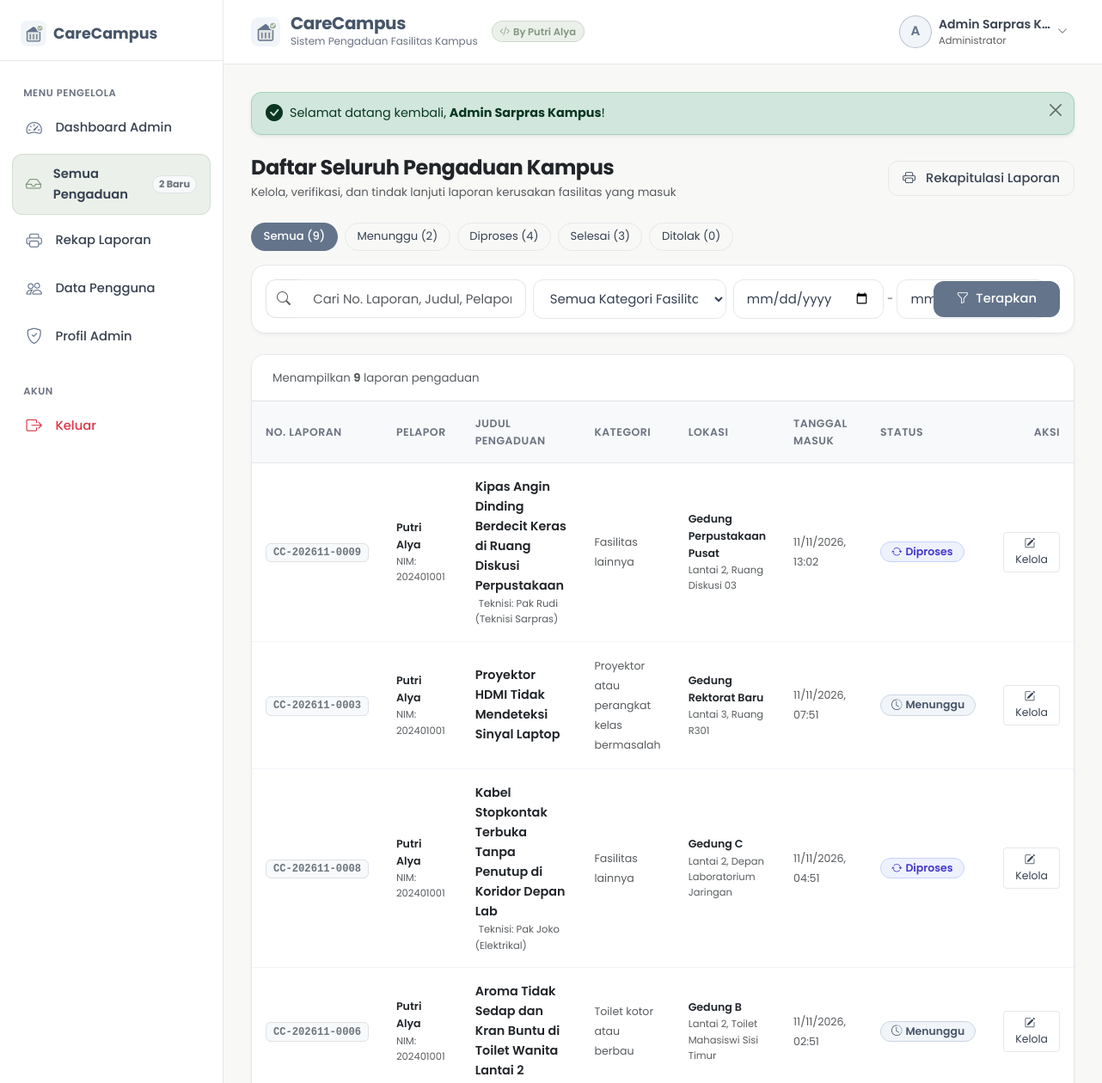
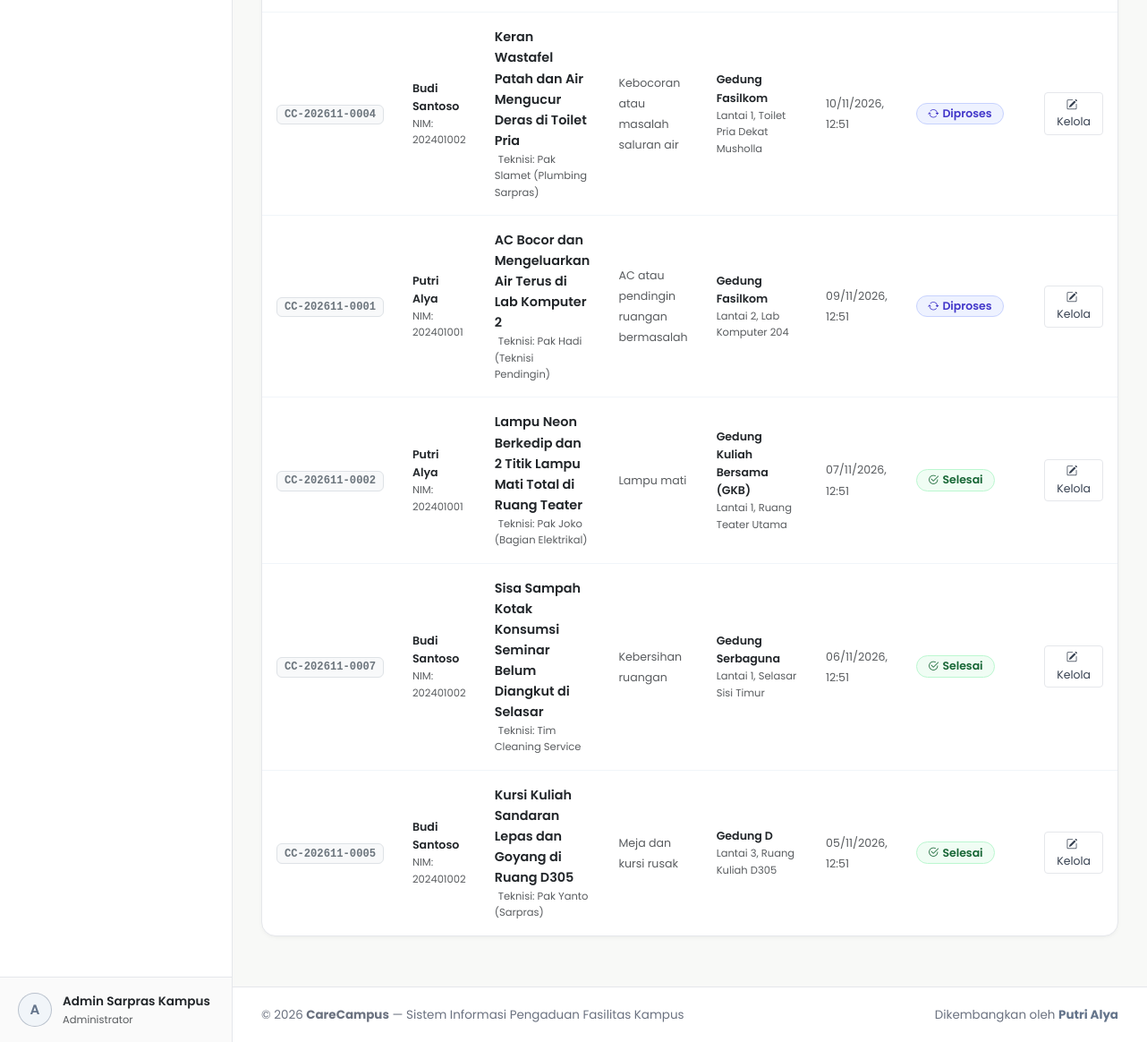
The app's page /admin/pengaduan.php (signed in) with its own data (2 pictures, top to bottom).
### tables this page shows
CREATE TABLE `users` (
  `id` int(11) NOT NULL AUTO_INCREMENT,
  `nama` varchar(100) NOT NULL,
  `nim` varchar(30) DEFAULT NULL,
  `email` varchar(100) NOT NULL,
  `password` varchar(255) NOT NULL,
  `role` enum('admin','mahasiswa') NOT NULL DEFAULT 'mahasiswa',
  `prodi` varchar(100) DEFAULT NULL,
  `no_telp` varchar(20) DEFAULT NULL,
  `created_at` timestamp NOT NULL DEFAULT current_timestamp(),
  `updated_at` timestamp NOT NULL DEFAULT current_timestamp() ON UPDATE current_timestamp(),
  PRIMARY KEY (`id`),
  UNIQUE KEY `email` (`email`)
);

CREATE TABLE `complaints` (
  `id` int(11) NOT NULL AUTO_INCREMENT,
  `nomor_laporan` varchar(30) NOT NULL,
  `user_id` int(11) NOT NULL,
  `judul` varchar(150) NOT NULL,
  `kategori` varchar(100) NOT NULL,
  `lokasi` varchar(100) NOT NULL,
  `detail_lokasi` varchar(150) NOT NULL,
  `deskripsi` text NOT NULL,
  `foto` varchar(255) DEFAULT NULL,
  `status` enum('Menunggu','Diproses','Selesai','Ditolak') NOT NULL DEFAULT 'Menunggu',
  `catatan_admin` text DEFAULT NULL,
  `petugas` varchar(100) DEFAULT NULL,
  `created_at` timestamp NOT NULL DEFAULT current_timestamp(),
  `updated_at` timestamp NOT NULL DEFAULT current_timestamp() ON UPDATE current_timestamp(),
  PRIMARY KEY (`id`),
  UNIQUE KEY `nomor_laporan` (`nomor_laporan`),
  KEY `fk_complaints_user` (`user_id`),
  CONSTRAINT `fk_complaints_user` FOREIGN KEY (`user_id`) REFERENCES `users` (`id`) ON DELETE CASCADE
);

### admin/pengaduan.php (the view, shortened to what the rows shown need)
<?php
require_once dirname(__DIR__) . '/config/session.php';
require_admin();
$pdo = get_db();
$sql = "
    SELECT c.*, u.nama as nama_pelapor, u.nim as nim_pelapor, u.prodi as prodi_pelapor
    FROM complaints c
    JOIN users u ON c.user_id = u.id
    WHERE 1=1
";
$params = [];
$sql .= " ORDER BY c.created_at DESC";
$stmt = $pdo->prepare($sql);
$stmt->execute($params);
$complaints = $stmt->fetchAll();
require dirname(__DIR__) . '/includes/header.php';
?>
<div class="app-wrapper">
  <?php require dirname(__DIR__) . '/includes/sidebar.php'; ?>
  <div class="main-content">
    <?php require dirname(__DIR__) . '/includes/navbar.php'; ?>
    <div class="content-body">
      <div class="d-flex flex-column flex-sm-row justify-content-between align-items-sm-center gap-3 mb-4">
        <div>
          <h2 class="h4 fw-bold mb-1 text-dark">Daftar Seluruh Pengaduan Kampus</h2>
        </div>
      </div>
      <div class="custom-card p-0 overflow-hidden mb-4">
        <?php if (empty($complaints)): ?>
          <div class="text-center py-5 px-3">
            <div class="d-inline-flex align-items-center justify-content-center p-3 rounded-circle mb-3" style="background-color: var(--primary-light);">
              <i class="bi bi-inbox fs-2" style="color: var(--primary);"></i>
            </div>
            <h4 class="h6 fw-semibold text-dark mb-1">Tidak Ada Laporan yang Sesuai</h4>
            <p class="text-muted small mb-0">Coba ubah kata kunci atau bersihkan kriteria filter pencarian Anda.</p>
          </div>
        <?php else: ?>
          <div class="table-responsive">
            <table class="custom-table mb-0">
              <thead>
                <tr>
                  <th style="width: 130px;">No. Laporan</th>
                  <th>Pelapor</th>
                  <th>Judul Pengaduan</th>
                  <th>Kategori</th>
                  <th>Lokasi</th>
                  <th>Tanggal Masuk</th>
                  <th>Status</th>
                  <th class="text-end" style="width: 100px;">Aksi</th>
                </tr>
              </thead>
              <tbody>
                <?php foreach ($complaints as $c): ?>
                  <tr>
                    <td>
                      <span class="badge bg-light text-secondary border font-monospace" style="font-size: 0.76rem;">
                        <?= e($c['nomor_laporan']) ?>
                      </span>
                    </td>
                    <td>
                      <div class="fw-semibold text-dark small"><?= e($c['nama_pelapor']) ?></div>
                      <div class="text-muted" style="font-size: 0.72rem;">NIM: <?= e($c['nim_pelapor']) ?></div>
                    </td>
                    <td>
                      <a href="<?= base_url('admin/detail-pengaduan.php?id=' . $c['id']) ?>" class="fw-semibold text-dark text-decoration-none d-block">
                        <?= e($c['judul']) ?>
                      </a>
                      <?php if (!empty($c['petugas'])): ?>
                        <small class="text-muted d-block" style="font-size: 0.72rem;">
                          <i class="bi bi-person-wrench me-1 text-primary"></i>Teknisi: <?= e($c['petugas']) ?>
                        </small>
                      <?php endif; ?>
                    </td>
                    <td>
                      <span class="small text-muted"><?= e($c['kategori']) ?></span>
                    </td>
                    <td>
                      <div class="small fw-semibold text-dark"><?= e($c['lokasi']) ?></div>
                      <div class="text-muted" style="font-size: 0.72rem;"><?= e($c['detail_lokasi']) ?></div>
                    </td>
                    <td>
                      <span class="small text-muted"><?= date('d/m/Y, H:i', strtotime($c['created_at'])) ?></span>
                    </td>
                    <td>
                      <?= status_badge($c['status']) ?>
                    </td>
                    <td class="text-end">
                      <a href="<?= base_url('admin/detail-pengaduan.php?id=' . $c['id']) ?>" class="btn btn-sm btn-outline-custom py-1 px-2" style="font-size: 0.78rem;" title="Lihat & Proses Laporan">
                        <i class="bi bi-pencil-square me-1"></i>Kelola
                      </a>
                    </td>
                  </tr>
                <?php endforeach; ?>
              </tbody>
            </table>
          </div>
        <?php endif; ?>
      </div>
    </div>
    <?php require dirname(__DIR__) . '/includes/footer.php'; ?>
</body>
</html>

### includes/sidebar.php (shortened to what the rows shown need)
<?php
$user = current_user();
?>
<aside class="sidebar-wrapper">
  <div class="sidebar-footer">
    <div class="user-profile-badge">
      <div class="user-avatar-circle <?= ($user && $user['role'] === 'admin') ? 'admin' : '' ?>">
        <?= $user ? strtoupper(substr($user['nama'], 0, 1)) : 'U' ?>
      </div>
      <div class="overflow-hidden">
        <div class="fw-semibold text-truncate text-dark" style="font-size: 0.85rem;">
          <?= $user ? e($user['nama']) : 'Tamu' ?>
        </div>
        <div class="text-muted text-truncate" style="font-size: 0.72rem;">
          <?= $user ? ($user['role'] === 'admin' ? 'Administrator' : e($user['prodi'] ?? 'Mahasiswa')) : '' ?>
        </div>
      </div>
    </div>
  </div>
</aside>

### includes/navbar.php (shortened to what the rows shown need)
<?php
$user = current_user();
?>
<header class="top-navbar">
  <div class="d-flex align-items-center gap-3">
    <a href="<?= is_admin() ? base_url('admin/index.php') : base_url('mahasiswa/index.php') ?>" class="navbar-brand-text">
      <div>
        <h1 class="brand-title">CareCampus</h1>
      </div>
    </a>
  </div>
  <div class="d-flex align-items-center gap-3">
    <?php if ($user): ?>
      <div class="dropdown">
        <button class="btn btn-outline-custom d-flex align-items-center gap-2 py-1 px-2 border-0" type="button" data-bs-toggle="dropdown" aria-expanded="false">
          <div class="user-avatar-circle <?= $user['role'] === 'admin' ? 'admin' : '' ?>">
            <?= strtoupper(substr($user['nama'], 0, 1)) ?>
          </div>
          <div class="text-start d-none d-md-block">
            <div class="fw-semibold text-truncate" style="max-width: 130px; font-size: 0.88rem;">
              <?= e($user['nama']) ?>
            </div>
            <div class="text-muted" style="font-size: 0.72rem;">
              <?= $user['role'] === 'admin' ? 'Administrator' : 'Mahasiswa (' . e($user['nim'] ?? 'NIM') . ')' ?>
            </div>
          </div>
          <i class="bi bi-chevron-down text-muted" style="font-size: 0.75rem;"></i>
        </button>
      </div>
    <?php endif; ?>
  </div>
</header>

### config/database.php (shortened to what the rows shown need)
<?php
function status_badge($status) {
    $status = trim($status);
    switch ($status) {
        case 'Menunggu':
            return '<span class="status-badge badge-menunggu"><i class="bi bi-clock-history me-1"></i>Menunggu</span>';
        case 'Diproses':
            return '<span class="status-badge badge-diproses"><i class="bi bi-arrow-repeat me-1"></i>Diproses</span>';
        case 'Selesai':
            return '<span class="status-badge badge-selesai"><i class="bi bi-check2-circle me-1"></i>Selesai</span>';
    }
}

### records on screen
users: nama "A", nama "Admin Sarpras Kampus", nama "Admin Sarpras K…"
complaints: nomor_laporan "CC-202611-0009", user.nama "Putri Alya", user.nim "202401001", judul "Kipas Angin Dinding Berdecit Keras di Ruang Diskusi Perpustakaan", petugas "Pak Rudi (Teknisi Sarpras)", kategori "Fasilitas lainnya", lokasi "Gedung Perpustakaan Pusat", detail_lokasi "Lantai 2, Ruang Diskusi 03", created_at "11/11/2026, 13:02", status "Diproses" (drawn)
complaints: nomor_laporan "CC-202611-0003", user.nama "Putri Alya", user.nim "202401001", judul "Proyektor HDMI Tidak Mendeteksi Sinyal Laptop", kategori "Proyektor atau perangkat kelas bermasalah", lokasi "Gedung Rektorat Baru", detail_lokasi "Lantai 3, Ruang R301", created_at "11/11/2026, 07:51", status "Menunggu" (drawn)
complaints: nomor_laporan "CC-202611-0008", user.nama "Putri Alya", user.nim "202401001", judul "Kabel Stopkontak Terbuka Tanpa Penutup di Koridor Depan Lab", petugas "Pak Joko (Elektrikal)", kategori "Fasilitas lainnya", lokasi "Gedung C", detail_lokasi "Lantai 2, Depan Laboratorium Jaringan", created_at "11/11/2026, 04:51", status "Diproses" (drawn)
complaints: nomor_laporan "CC-202611-0006", user.nama "Putri Alya", user.nim "202401001", judul "Aroma Tidak Sedap dan Kran Buntu di Toilet Wanita Lantai 2", kategori "Toilet kotor atau berbau", lokasi "Gedung B", detail_lokasi "Lantai 2, Toilet Mahasiswi Sisi Timur", created_at "11/11/2026, 02:51", status "Menunggu" (drawn)
complaints: nomor_laporan "CC-202611-0004", user.nama "Budi Santoso", user.nim "202401002", judul "Keran Wastafel Patah dan Air Mengucur Deras di Toilet Pria", petugas "Pak Slamet (Plumbing Sarpras)", kategori "Kebocoran atau masalah saluran air", lokasi "Gedung Fasilkom", detail_lokasi "Lantai 1, Toilet Pria Dekat Musholla", created_at "10/11/2026, 12:51", status "Diproses" (drawn)
complaints: nomor_laporan "CC-202611-0001", user.nama "Putri Alya", user.nim "202401001", judul "AC Bocor dan Mengeluarkan Air Terus di Lab Komputer 2", petugas "Pak Hadi (Teknisi Pendingin)", kategori "AC atau pendingin ruangan bermasalah", lokasi "Gedung Fasilkom", detail_lokasi "Lantai 2, Lab Komputer 204", created_at "09/11/2026, 12:51", status "Diproses" (drawn)
complaints: nomor_laporan "CC-202611-0002", user.nama "Putri Alya", user.nim "202401001", judul "Lampu Neon Berkedip dan 2 Titik Lampu Mati Total di Ruang Teater", petugas "Pak Joko (Bagian Elektrikal)", kategori "Lampu mati", lokasi "Gedung Kuliah Bersama (GKB)", detail_lokasi "Lantai 1, Ruang Teater Utama", created_at "07/11/2026, 12:51", status "Selesai" (drawn)
complaints: nomor_laporan "CC-202611-0007", user.nama "Budi Santoso", user.nim "202401002", judul "Sisa Sampah Kotak Konsumsi Seminar Belum Diangkut di Selasar", petugas "Tim Cleaning Service", kategori "Kebersihan ruangan", lokasi "Gedung Serbaguna", detail_lokasi "Lantai 1, Selasar Sisi Timur", created_at "06/11/2026, 12:51", status "Selesai" (drawn)
complaints: nomor_laporan "CC-202611-0005", user.nama "Budi Santoso", user.nim "202401002", judul "Kursi Kuliah Sandaran Lepas dan Goyang di Ruang D305", petugas "Pak Yanto (Sarpras)", kategori "Meja dan kursi rusak", lokasi "Gedung D", detail_lokasi "Lantai 3, Ruang Kuliah D305", created_at "05/11/2026, 12:51", status "Selesai" (drawn)

### other values on screen
$menungguCount "2"
$flash['message'] "Selamat datang kembali, Admin Sarpras Kampus !"
$countStats['total'] "9"
$countStats['menunggu'] "2"
$countStats['diproses'] "4"
$countStats['selesai'] "3"
$countStats['ditolak'] "0"
count($complaints) "9"
